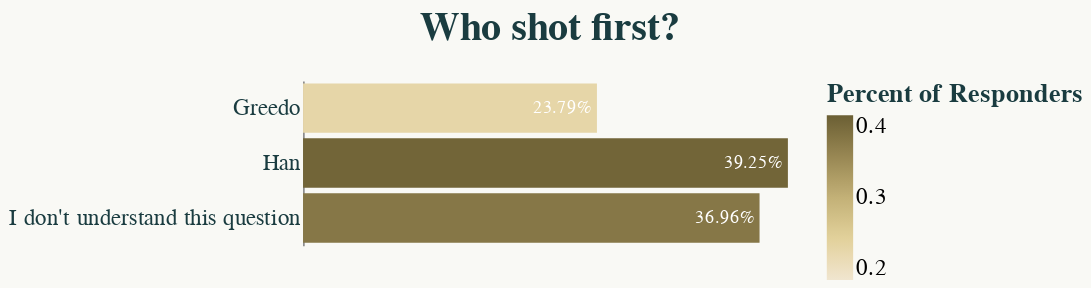

The code cell stored with this chart in its notebook:
### Code cell
bar = (
    alt.Chart(df_count)
    .mark_bar(height=30)
    .encode(
        y=alt.Y('shooter:N', sort=None, title='', axis=alt.Axis(grid=False, ticks=False)),
        x=alt.X('percent:Q',
                title=' ',
                axis=alt.Axis(title=None, grid=False, labels=False, ticks=False, domain=False),),
        color=alt.Color('percent:Q', title='Percent of Responders',
                        scale=alt.Scale(domain=[0.2, 0.3, 0.4] ))
    ).properties(
        title='Who shot first?',
        width=300,
        height=100
    )
)
text = bar.mark_text(
    align='right',
    baseline='middle',
    dx=-3,
    color='white'
).encode(
    text=alt.Text('percent:Q', format='.2%'),
    color=alt.value('white')
)

final_chart = (bar + text)
final_chart

### Figure 1 — Vega-Lite specification as saved in the notebook (floating-point values rounded to 4 significant figures)
{"config": {"title": {"font": "Roboto Slab", "fontSize": 24, "color": "#1A3C40", "offset": 20}, "subtitle": {"font": "Roboto Slab", "fontSize": 18, "color": "#1A3C40", "offset": 15}, "axis": {"labelFont": "Roboto Slab", "labelFontSize": 14, "labelColor": "#1A3C40", "titleFont": "Roboto Slab", "titleFontSize": 16, "titleColor": "#1A3C40"}, "axisX": {"grid": false}, "axisY": {"grid": true, "gridColor": "#D2D7D3", "gridWidth": 1}, "legend": {"labelFont": "Roboto Slab", "labelFontSize": 14, "titleFont": "Roboto Slab", "titleFontSize": 16, "titleColor": "#1A3C40"}, "mark": {"color": "#A2323E"}, "range": {"category": ["#586F6B", "#9DBF9E", "#D8DBB2", "#E9B872", "#CA7E8D", "#B5515D"], "ordinal": ["#FCE1CE", "#F8B6A3", "#F18578", "#DE5858", "#B02339"], "ramp": ["#F0E5CF", "#E2D19B", "#C3B177", "#988753", "#6B5F34"], "diverging": ["#404E5C", "#7A9E9F", "#C9DBC7", "#F8F8F8", "#FCDBBE", "#ED9B67", "#A0412C"]}, "background": "#F9F9F5", "view": {"stroke": "transparent"}}, "layer": [{"mark": {"type": "bar", "height": 30}, "encoding": {"color": {"field": "percent", "scale": {"domain": [0.2, 0.3, 0.4]}, "title": "Percent of Responders", "type": "quantitative"}, "x": {"axis": {"domain": false, "grid": false, "labels": false, "ticks": false, "title": null}, "field": "percent", "title": " ", "type": "quantitative"}, "y": {"axis": {"grid": false, "ticks": false}, "field": "shooter", "sort": null, "title": "", "type": "nominal"}}, "title": "Who shot first?"}, {"mark": {"type": "text", "align": "right", "baseline": "middle", "color": "white", "dx": -3}, "encoding": {"color": {"value": "white"}, "text": {"field": "percent", "format": ".2%", "type": "quantitative"}, "x": {"axis": {"domain": false, "grid": false, "labels": false, "ticks": false, "title": null}, "field": "percent", "title": " ", "type": "quantitative"}, "y": {"axis": {"grid": false, "ticks": false}, "field": "shooter", "sort": null, "title": "", "type": "nominal"}}, "title": "Who shot first?"}], "data": {"name": "data-af8e0c5db921a26d7929e6d0e86cb73d"}, "height": 100, "width": 300, "$schema": "https://vega.github.io/schema/vega-lite/v5.16.3.json", "datasets": {"data-af8e0c5db921a26d7929e6d0e86cb73d": [{"shooter": "Greedo", "count": 197, "percent": 0.2379}, {"shooter": "Han", "count": 325, "percent": 0.3925}, {"shooter": "I don't understand this question", "count": 306, "percent": 0.3696}]}}
